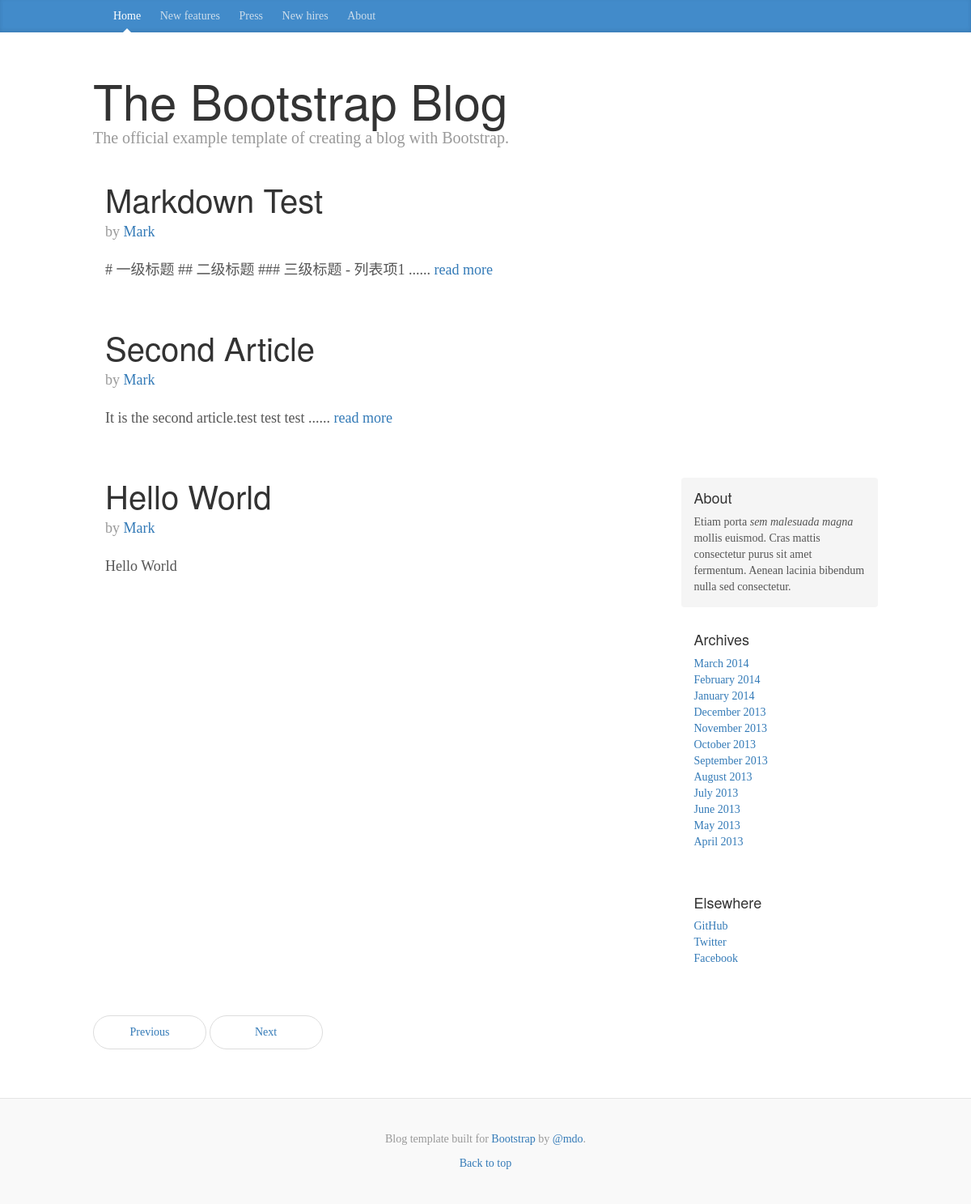
The page / on the database its author committed.
### articles/models.py (models this page shows, shortened)
class Article(models.Model):
    title = models.CharField(max_length=100)
    content = models.TextField(null=True, blank=True)
    pub_date = models.DateTimeField('date published')
    class Meta:
        ordering = ['-pub_date']

### articles/views.py (the view)
# urls.py: path('', views.home, name='home'),
def home(request):
    article_list = _get_queryset(Article)
    content = {'article_list': article_list}
    return render(request, 'articles/blog_home.html', content)

### templates/articles/blog_home.html (shortened to what this page needs)
{% extends "articles/blog_base.html"%}
{% block content %}
    {% for article in article_list %}
     <div class="col-sm-8 blog-main">
          <div class="blog-post">
            <a href={% url "articles:detail" article.title %}>
                <h2 class="blog-post-title">{{ article.title }}</h2>
            </a>
                <p class="blog-post-meta"> by <a href="#">Mark</a></p>
                {% if article.content|length > 40 %}
                    {{ article.content|slice:':40' }}......
                    <a href={% url "articles:detail" article.title %}>
                    read more
                    </a>
                {% else %}
                    {{ article.content }}
              {% endif %}
          </div>
          </div>
     {% endfor %}
{% endblock %}

### articles/static/blog.css (style rules this page uses)
body { font-family: Georgia, "Times New Roman", Times, serif; color: #555; }
h1, .h1, h2, .h2, h3, .h3, h4, .h4, h5, .h5, h6, .h6 { margin-top: 0; font-family: "Helvetica Neue", Helvetica, Arial, sans-serif; font-weight: normal; color: #333; }
.blog-main { font-size: 18px; line-height: 1.5; }
.blog-post { margin-bottom: 60px; }
.blog-post-title { margin-bottom: 5px; font-size: 40px; }
.blog-post-meta { margin-bottom: 20px; color: #999; }

### rows shown on the page
Article: title "Markdown Test", content "# 一级标题 ## 二级标题 ### 三级标题 - 列表项1"
Article: title "Second Article", content "It is the second article.test test test"
Article: title "Hello World", content "Hello World"
